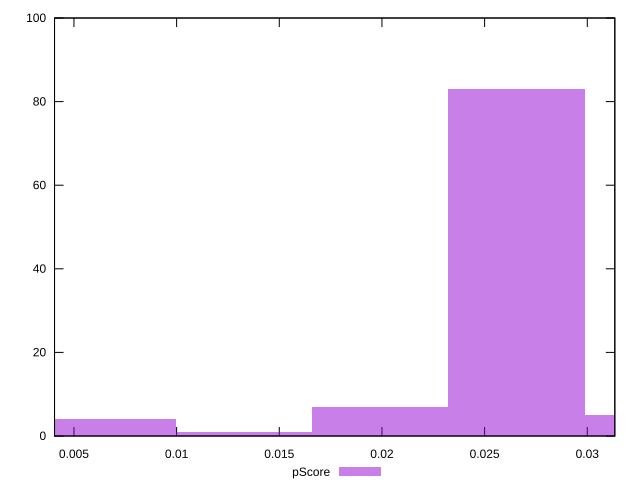

The script that saved this image:
reset

$pScore <<EOF
0.026555848765563137 83
0.019916886574172354 7
0.033194810956953924 5
0.006638962191390784 4
0.013277924382781569 1
EOF

set key outside below
set boxwidth 0.006638962191390784
set xrange [0.004054126984273931:0.03134133461294292]
set yrange [0:100]
set trange [0:100]
set style fill transparent solid 0.5 noborder
set terminal svg size 640, 490 enhanced background rgb 'white'
set output "report_00013_2021-02-09T12-04-24.940Z/cumulative-layout-shift/samples/pages+cached+noadtech+nomedia/pScore/histogram.svg"

plot $pScore title "pScore" with boxes

reset
